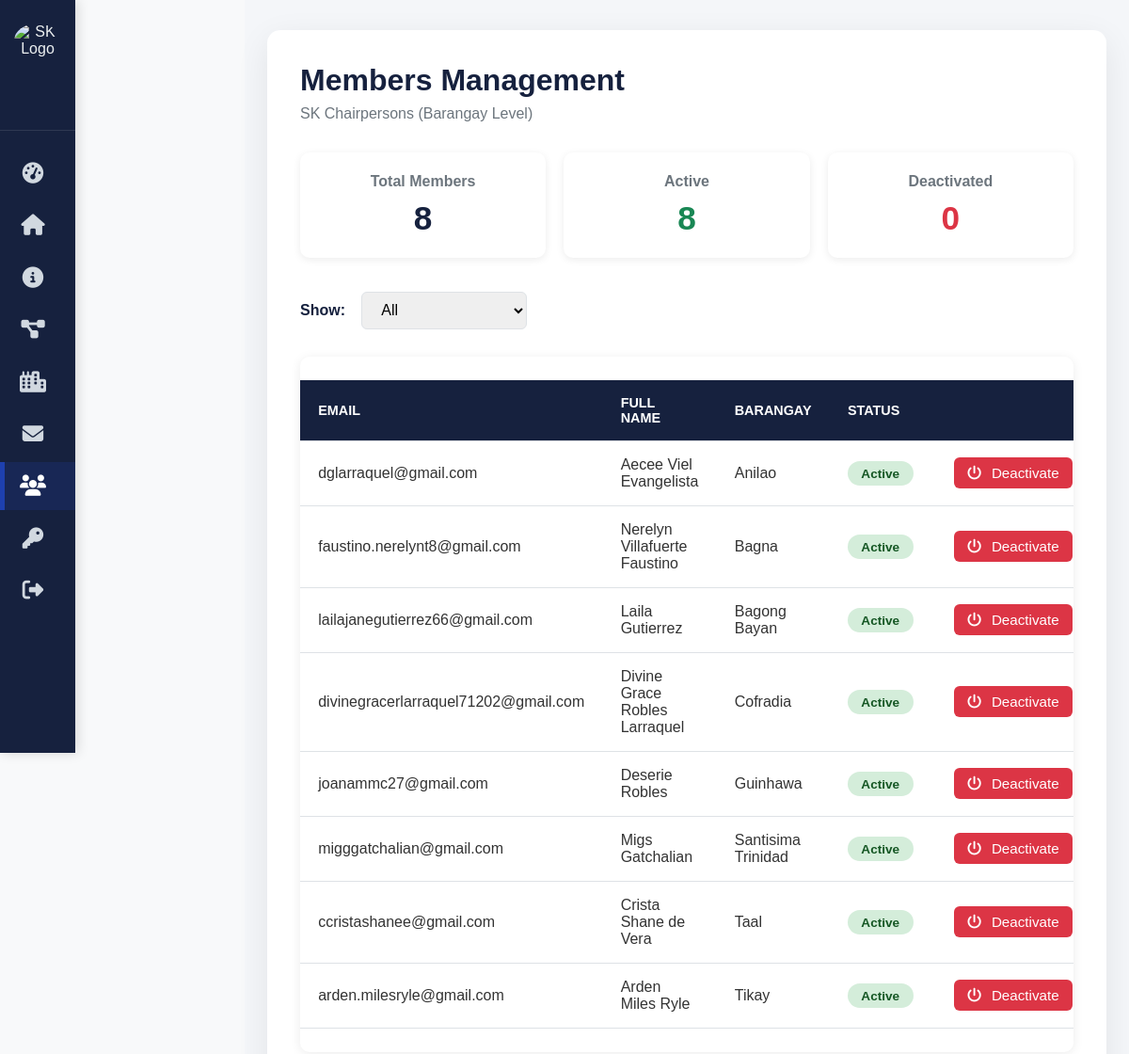
The page /admin/members.php (signed in) on the database its author committed.
### tables this page shows
CREATE TABLE `users` (
  `id` int(11) NOT NULL,
  `firstname` varchar(50) NOT NULL,
  `middlename` varchar(50) DEFAULT NULL,
  `surname` varchar(50) NOT NULL,
  `profile_pic` varchar(255) DEFAULT NULL,
  `birthdate` date NOT NULL,
  `barangay` varchar(50) NOT NULL,
  `barangay_id` int(11) NOT NULL,
  `email` varchar(100) NOT NULL,
  `password` varchar(255) NOT NULL,
  `role` enum('sk_chairperson','admin') DEFAULT 'sk_chairperson',
  `is_active` tinyint(1) DEFAULT 1,
  `created_at` timestamp NULL DEFAULT current_timestamp()
);

### admin/members.php (the view, shortened to what this page needs)
<?php
$servername = "localhost";
$username   = "u601734414_sk_user";
$password   = "Federation2025";
$database   = "u601734414_sk_federation";
$dsn = "mysql:host=$servername;dbname=$database;charset=utf8mb4";
$options = [
    PDO::ATTR_ERRMODE            => PDO::ERRMODE_EXCEPTION,
    PDO::ATTR_DEFAULT_FETCH_MODE => PDO::FETCH_ASSOC,
    PDO::ATTR_EMULATE_PREPARES   => false,
];
try {
    $pdo = new PDO($dsn, $username, $password, $options);
} catch (PDOException $e) {
    error_log("Members DB Error: " . $e->getMessage());
    die("<div style='color:red; text-align:center; padding:2rem;'><h2>Database connection failed.</h2></div>");
}
$stmt = $pdo->prepare("
    SELECT id, email,
           CONCAT(firstname, ' ', COALESCE(middlename, ''), ' ', surname) AS full_name,
           barangay, is_active
    FROM users
    WHERE role = 'sk_chairperson'
    ORDER BY barangay ASC, full_name ASC
");
$stmt->execute();
$all_members = $stmt->fetchAll();
$status_filter = $_GET['status'] ?? 'All';
$members = $all_members;
$total       = count($all_members);
$active      = count(array_filter($all_members, fn($m) => $m['is_active']));
$deactivated = $total - $active;
?>
<!DOCTYPE html>
<html lang="en">
<head>
    <link rel="stylesheet" href="adminstyle.css">
    <link rel="stylesheet" href="https://cdnjs.cloudflare.com/ajax/libs/font-awesome/6.5.0/css/all.min.css">
</head>
<body>
<?php include 'sidebar.php'; ?>
<div class="main-content">
    <div class="container">
        <h1>Members Management</h1>
        <p style="color:var(--gray); margin-bottom:2rem;">SK Chairpersons (Barangay Level)</p>
        <div class="stats-grid">
            <div class="stat-card">
                <h3>Total Members</h3>
                <p><?= $total ?></p>
            </div>
            <div class="stat-card">
                <h3>Active</h3>
                <p style="color:var(--success);"><?= $active ?></p>
            </div>
            <div class="stat-card">
                <h3>Deactivated</h3>
                <p style="color:var(--danger);"><?= $deactivated ?></p>
            </div>
        </div>
        <div class="filter">
            <label>Show:</label>
            <select onchange="location.href='?status='+this.value">
                <option value="All"        <?= $status_filter==='All'        ? 'selected' : '' ?>>All</option>
            </select>
        </div>
        <div class="table-container">
            <table>
                <thead>
                    <tr>
                        <th>Email</th>
                        <th>Full Name</th>
                        <th>Barangay</th>
                        <th>Status</th>
                        <th style="text-align:right;">Actions</th>
                    </tr>
                </thead>
                <tbody>
                    <?php if (empty($members)): ?>
                        <tr><td colspan="5" style="text-align:center; padding:3rem; color:var(--gray); font-style:italic;">
                            No members found matching the filter.
                        </td></tr>
                    <?php else: foreach ($members as $m): ?>
                        <tr>
                            <td><?= htmlspecialchars($m['email']) ?></td>
                            <td><?= htmlspecialchars($m['full_name']) ?></td>
                            <td><?= htmlspecialchars($m['barangay'] ?: '—') ?></td>
                            <td>
                                <span class="status-badge <?= $m['is_active'] ? 'status-active' : 'status-inactive' ?>">
                                    <?= $m['is_active'] ? 'Active' : 'Deactivated' ?>
                                </span>
                            </td>
                            <td style="text-align:right; white-space:nowrap;">
                                <button class="action-btn <?= $m['is_active'] ? 'btn-deactivate' : 'btn-activate' ?>"
                                        onclick="toggleStatus(<?= $m['id'] ?>, <?= $m['is_active'] ?>)"
                                        title="<?= $m['is_active'] ? 'Deactivate' : 'Activate' ?>">
                                    <i class="fas fa-power-off"></i> <?= $m['is_active'] ? 'Deactivate' : 'Activate' ?>
                                </button>
                            </td>
                        </tr>
                    <?php endforeach; endif; ?>
                </tbody>
            </table>
        </div>
    </div>
</div>
</body>
</html>

### admin/adminstyle.css (style rules this page uses)
* { box-sizing: border-box; margin: 0; padding: 0; }
body { font-family: 'Segoe UI', Tahoma, Geneva, Verdana, sans-serif; background: #f4f6f9; color: #2c3e50; min-height: 100vh; }
.main-content { margin-left: 80px; padding: 40px; transition: margin-left 0.4s ease; background: #f4f6f9; min-height: 100vh; }
.container { background: white; padding: 35px; border-radius: 14px; box-shadow: 0 10px 35px rgba(0,0,0,0.08); max-width: 1000px; margin: 0 auto; }
table { width: 100%; border-collapse: collapse; margin: 25px 0; }
th, td { padding: 14px 16px; text-align: left; border-bottom: 1px solid #eee; }
th { background: #f8f9fa; font-weight: 600; color: #2c3e50; }

### admin/members.php (style rules this page uses)
:root { --navy: #16213e; --blue: #1e40af; --success: #198754; --warning: #e67e22; --danger: #dc3545; --light: #f8f9fa; --gray: #6c757d; --border: #dee2e6; }
body { background: var(--light); font-family: 'Poppins', sans-serif; margin:0; color:#333; }
.main-content { margin-left:260px; padding:2rem 1.5rem; min-height:100vh; }
.container { max-width:1300px; margin:0 auto; }
h1 { color:var(--navy); margin-bottom:0.5rem; font-weight:700; }
.stats-grid { display:grid; grid-template-columns:repeat(auto-fit,minmax(180px,1fr)); gap:1.2rem; margin:1.8rem 0 2.2rem; }
.stat-card { background:white; border-radius:10px; padding:1.4rem; text-align:center; box-shadow:0 2px 8px rgba(0,0,0,0.08); transition:transform 0.2s; }
.stat-card h3 { margin:0 0 0.6rem; font-size:1rem; color:var(--gray); }
.stat-card p { font-size:2.2rem; font-weight:700; margin:0; color:var(--navy); }
.filter { margin-bottom:1.8rem; }
.filter label { font-weight:600; margin-right:0.8rem; color:var(--navy); }
.filter select { padding:0.6rem 1rem; border:1px solid var(--border); border-radius:6px; font-size:1rem; }
.table-container { overflow-x:auto; border-radius:10px; box-shadow:0 2px 12px rgba(0,0,0,0.08); }
table { width:100%; border-collapse:collapse; background:white; }
th, td { padding:1rem 1.2rem; text-align:left; border-bottom:1px solid var(--border); }
th { background:var(--navy); color:white; font-weight:600; text-transform:uppercase; font-size:0.9rem; }
.status-badge { padding:0.35rem 0.9rem; border-radius:20px; font-size:0.85rem; font-weight:600; }
.status-active { background:#d4edda; color:#155724; }
.action-btn { padding:0.5rem 0.9rem; border:none; border-radius:6px; cursor:pointer; font-size:0.95rem; transition:all 0.2s; margin:0 0.3rem; }
.action-btn i { margin-right:0.4rem; }
.btn-deactivate { background:var(--danger); color:white; }

### rows shown on the page
users: email "dglarraquel@gmail.com", full_name "Aecee Viel Evangelista", barangay "Anilao", is_active "Active"
users: email "faustino.nerelynt8@gmail.com", full_name "Nerelyn Villafuerte Faustino", barangay "Bagna", is_active "Active"
users: email "lailajanegutierrez66@gmail.com", full_name "Laila Gutierrez", barangay "Bagong Bayan", is_active "Active"
users: email "divinegracerlarraquel71202@gmail.com", full_name "Divine Grace Robles Larraquel", barangay "Cofradia", is_active "Active"
users: email "joanammc27@gmail.com", full_name "Deserie Robles", barangay "Guinhawa", is_active "Active"
users: email "migggatchalian@gmail.com", full_name "Migs Gatchalian", barangay "Santisima Trinidad", is_active "Active"
users: email "ccristashanee@gmail.com", full_name "Crista Shane de Vera", barangay "Taal", is_active "Active"
users: email "arden.milesryle@gmail.com", full_name "Arden Miles Ryle", barangay "Tikay", is_active "Active"

### other values the page prints
$total "8"
$active "8"
$deactivated "0"
